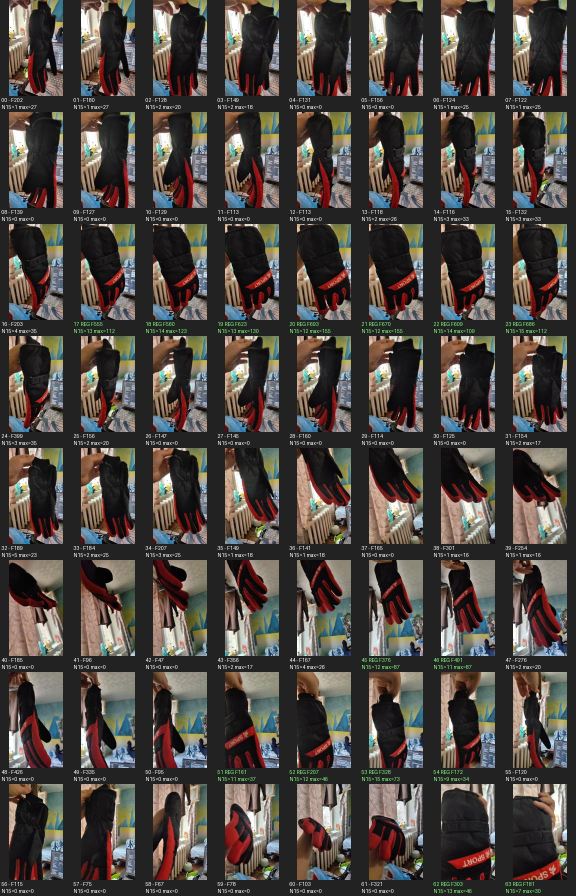
#> input picture dev/analysis/20261022_union_registration/frames_contact.jpg, 1152 x 1792 px (shown at 1/2 size)
$ python -i review_temporal_support.py   (imports and definitions only)
#> lines starting #> are read from the running program, lines starting #| are printed output that depends on the picture
### src/kozlov_lab/geometry/transforms.py
"""Geometric transformations of finite point sets (README section 5).

The four families required by the curriculum, from weakest to strongest:

============  ==============================================  ====================
name          action on a point                               preserved up to
============  ==============================================  ====================
translation   ``x' = x + t``                                   isometry
isometry      ``x' = R x + t``, ``R`` orthogonal, ``det R = 1``  angles, distances
similarity    ``x' = s R x + t``, ``s > 0``                     angles, length ratios
affine        ``x' = A x + t``, ``det A != 0``                   collinearity, parallelism, affine coordinates
============  ==============================================  ====================

A single :class:`AffineTransform` represents all four; :meth:`AffineTransform.classify`
tells you which of them a concrete instance actually is.  This keeps the
"Invariant Explorer" (README section 9) honest: the user drags sliders, and the
laboratory *measures* which properties survived instead of asserting a table.
"""

from __future__ import annotations

from dataclasses import dataclass
import math
from typing import Any, Mapping

import numpy as np

from ..config import FLOAT_TOL
from .points import Point2D, PointSet2D, as_point_array, as_point_matrix

__all__ = [
    "AffineTransform",
    "IDENTITY",
    "rotation_matrix",
    "apply_affine",
]


# --------------------------------------------------------------------------- #
# helpers
# --------------------------------------------------------------------------- #
# [37 lines left out: functions rotation_matrix, apply_affine, not called in this run]


# --------------------------------------------------------------------------- #
# AffineTransform
# --------------------------------------------------------------------------- #
@dataclass(frozen=True, eq=False)
class AffineTransform:
    """An affine map ``T(x) = A x + t`` on ``R^2``.

    The composition convention is "matrix-like": ``(f @ g)(x) = f(g(x))``,
    i.e. ``g`` is applied first.
    """

    matrix: np.ndarray
    translation: np.ndarray

    # -- construction ----------------------------------------------------- #
    def __post_init__(self) -> None:
        mat = np.asarray(self.matrix, dtype=np.float64)
        if mat.shape != (2, 2):
            raise ValueError(f"matrix: expected shape (2, 2), got {mat.shape}")
        if not np.all(np.isfinite(mat)):
            raise ValueError("matrix: entries must be finite")
        vec = np.asarray(self.translation, dtype=np.float64)
        if vec.shape == (2, 1):
            vec = vec.reshape(2)
        if vec.shape != (2,):
            raise ValueError(f"translation: expected shape (2,), got {vec.shape}")
        if not np.all(np.isfinite(vec)):
            raise ValueError("translation: entries must be finite")
        object.__setattr__(self, "matrix", np.ascontiguousarray(mat))
        object.__setattr__(self, "translation", np.ascontiguousarray(vec))

    @classmethod
    def identity(cls) -> "AffineTransform":
        return cls(np.eye(2), np.zeros(2))

    # [181 lines left out: functions translation_of, rotation, scaling, shear, similarity, from_control_points and 3 more, not called in this run]

    def __call__(self, points: Any) -> np.ndarray:
        return self.apply(points)

    # -- algebra ---------------------------------------------------------- #
    # [6 lines left out: function compose, not called in this run]

    def __matmul__(self, inner: "AffineTransform") -> "AffineTransform":
        return self.compose(inner)

    # [6 lines left out: function inverse, not called in this run]

    @property
    def det(self) -> float:
        return float(np.linalg.det(self.matrix))

    @property
    def is_invertible(self) -> bool:
        return abs(self.det) > _relative_det_floor(self.matrix)

    @property
    def singular_values(self) -> np.ndarray:
        return np.linalg.svd(self.matrix, compute_uv=False)

    # [57 lines left out: functions condition_number, scale_factor, classify, invariant_group, rotation_angle_degrees, not called in this run]

    def _is_identity_linear(self, tol: float) -> bool:
        return bool(np.allclose(self.matrix, np.eye(2), atol=tol, rtol=0))

    def _is_zero_translation(self, tol: float) -> bool:
        return bool(np.allclose(self.translation, 0.0, atol=tol, rtol=0))

    # -- UI support ------------------------------------------------------- #
    # [34 lines left out: functions parameters, as_matrix3, __eq__, not called in this run]

    def __hash__(self) -> int:
        return hash((self.matrix.tobytes(), self.translation.tobytes()))

    # [15 lines left out: functions __repr__, to_json, not called in this run]

    @classmethod
    def from_json(cls, payload: Mapping[str, Any]) -> "AffineTransform":
        return cls(payload["matrix"], payload["translation"])


IDENTITY = AffineTransform.identity()


# --------------------------------------------------------------------------- #
# internal helpers
# --------------------------------------------------------------------------- #
# [35 lines left out: functions _is_single_point, _basis_scale, _relative_det_floor, not called in this run]

### scripts/review_temporal_support.py
"""Bounded CPU A/B of object-scoped candidate tracking; never geometry acceptance."""
import argparse
from collections import Counter
import hashlib
import json
import os
from pathlib import Path
import sys
import time

ROOT = Path(__file__).resolve().parents[1]
sys.path[:0] = [str(ROOT), str(ROOT / 'src')]
import numpy as np
from PIL import Image, ImageDraw
from kozlov_lab.stereo.coverage_tracks import track_coverage, profile_for
from kozlov_lab.stereo.temporal_support import DEFAULT_PROFILE
from integrations.demo_pipeline.temporal_review import load_cv

CLIPS = [(49, 62), (77, 90)]
PROFILES = [('before', 'whole-video-incremental-v1'), ('after', 'whole-video-temporal-support-v2')]
COLORS = {'original_mask': '#65ed9b', 'seed': '#56ddff', 'unknown': '#ffcb59',
          'temporal_supported': '#469cff', 'boundary_supported': '#ed85ee'}


def read(path):
    return json.loads(Path(path).read_text(encoding='utf-8'))


def save(path, value):
    Path(path).write_text(json.dumps(value, ensure_ascii=False, allow_nan=False, indent=2) + '\n', encoding='utf-8')


def bind(path):
    path = Path(path).resolve(strict=True)
    return dict(path=str(path), bytes=path.stat().st_size, sha256=hashlib.sha256(path.read_bytes()).hexdigest())


# [55 lines left out: functions verify, view_rows, transitions, render, not called in this run]


def build(source, output):
    start = time.monotonic()
    source = source.resolve(strict=True); output = output.resolve()
    if output.exists() or output.is_relative_to(source) or source.is_relative_to(output):
        raise ValueError('fresh, nonoverlapping output required')
    inputs = read(source / 'INPUTS.json'); source_result = read(source / 'RESULT.json')
    if source_result['status'] != 'PARTIAL_CONDITIONAL_EXPANSION' or not source_result['source_unchanged']:
        raise ValueError('committed incremental coverage source required')
    if inputs['track_profile']['profile_id'] != PROFILES[0][1]:
        raise ValueError('source profile differs')
    frame_map = {f['input_index']: f for f in inputs['frames']}
    if len(frame_map) != len(inputs['frames']): raise ValueError('duplicate indices')
    source_refs = [bind(source / name) for name in ('INPUTS.json', 'RESULT.json')]
    clips = []
    for lo, hi in CLIPS:
        frames = [frame_map[i] for i in range(lo, hi+1)]
        for a, b in zip(frames, frames[1:]):
            if b['decode_index'] != a['decode_index']+1 or b['pts'] <= a['pts'] or b['time_base'] != a['time_base']:
                raise ValueError('nonadjacent video frames')
        for frame in frames:
            source_refs.append(verify(dict(path=frame['path'], sha256=frame['sha256'])))
            mask = frame.get('mask_binding')
            if (frame['original_mask_status'] == 'OK') != bool(mask):
                raise ValueError('mask provenance mismatch')
            if mask: source_refs.append(verify(mask))
        clips.append(frames)
    implementation = [bind(ROOT / p) for p in (
        'scripts/review_temporal_support.py', 'src/kozlov_lab/stereo/coverage_tracks.py',
        'src/kozlov_lab/stereo/temporal_support.py', 'integrations/demo_pipeline/temporal_review.py')]
    cv_refs = []; cv = load_cv(cv_refs)
    if cv is None: raise ValueError('pinned OpenCV unavailable')
    output.mkdir(parents=True)
    plan = dict(status='FROZEN_BEFORE_TRACKING', clips=CLIPS, profiles={name: profile_for(profile_id=p) for name,p in PROFILES},
        support_profile=DEFAULT_PROFILE, expected_tracker_calls=4, unique_frames=28, variant_frame_evaluations=56,
        geometry_calls=0, model_calls=0, implementation=implementation, source_bindings=source_refs,
        runtime_bindings=cv_refs, argv=sys.argv, cwd=os.getcwd(), input_frames=clips,
        threads=2, geometry_accepted=False, quality_status='NOT_EVALUATED',
        sampling='contiguous slices initialized independently; ids are local to clip and variant')
    save(output/'PLAN.json', plan)
    report_clips = []; ledger = []; all_summaries = []
    for frames in clips:
        name = str(frames[0]['input_index']) + '_' + str(frames[-1]['input_index'])
        clip_dir = output/name; clip_dir.mkdir()
        grays=[]; masks=[]
        for frame in frames:
            with Image.open(frame['path']) as image:
                grays.append(np.array(image.convert('L')))
            mask = frame.get('mask_binding')
            if mask:
                with Image.open(mask['path']) as image:
                    if image.mode != 'L': raise ValueError('mask mode differs')
                    masks.append(np.array(image))
            else: masks.append(None)
        variants = {}
        for variant, profile in PROFILES:
            run = clip_dir/variant; run.mkdir()
            t = time.monotonic()
            entry=dict(clip=name, variant=variant, profile=profile, monotonic_start=t, status='RUNNING')
            ledger.append(entry); save(output/'ATTEMPTS.json', ledger)
            tracking = track_coverage(grays,masks,cv,profile_id=profile)
            entry.update(monotonic_end=time.monotonic(),status='RETURNED')
            entry['wall_seconds']=entry['monotonic_end']-t
            save(output/'ATTEMPTS.json', ledger)
            rows=view_rows(tracking,frames)
            save(run/'TRACKS.json',tracking); save(run/'FRAMES.json',rows)
            reasons=Counter(reason for row in rows for p in row['points'] for reason in (p['proof'] or {}).get('reasons',[]))
            summary=dict(clip=name,variant=variant,tracks=len(tracking['tracks']),observations=sum(len(r['points']) for r in rows),
                states=dict(Counter(p['state'] for r in rows for p in r['points'])),
                support_rejection_reasons=dict(reasons), transitions=transitions(rows), wall_seconds=entry['wall_seconds'])
            save(run/'SUMMARY.json',summary);all_summaries.append(summary)
            compact=[]
            for frame,row in zip(frames,rows):
                png=run/(str(frame['input_index'])+'.png')
                render(frame,row,png,variant.upper()+' | frame '+str(frame['input_index']))
                compact.append(dict(index=frame['input_index'],image=png.relative_to(output).as_posix(),
                    status=row['source_mask_status'],counts=row['counts'],active=len(row['points']),
                    seeded=row['coverage']['seeded'],tracked=row['coverage']['tracked']))
            variants[variant]=compact
        for index in (57,81,84):
            if index not in [f['input_index'] for f in frames]:continue
            panels=[Image.open(clip_dir/v/(str(index)+'.png')).convert('RGB') for v,_ in PROFILES]
            board=Image.new('RGB',(panels[0].width*2,panels[0].height))
            for n,panel in enumerate(panels):board.paste(panel,(n*panel.width,0))
            board.save(output/('comparison_'+str(index)+'.png'))
        report_clips.append(dict(name=name,variants=variants))
    for ref in source_refs+implementation: verify(ref)
    data=json.dumps(dict(clips=report_clips,summaries=all_summaries),ensure_ascii=False,allow_nan=False).replace('<','\\u003c')
    document=TEMPLATE.replace('__DATA__',data)
    (output/'index.html').write_text(document,encoding='utf-8')
    js=document.split('<script>')[1].split('</script>')[0]
    (output/'report.js').write_text(js,encoding='utf-8')
    result=dict(status='REAL_CPU_AB_COMPARISON', tracker_calls=len(ledger), summaries=all_summaries,
        unique_frames=28,variant_frame_evaluations=56,source_bindings_verified=len(source_refs),sources_unchanged=True,
        geometry_calls=0,model_calls=0,geometry_accepted=False,quality_status='NOT_EVALUATED',
        physical_identity_verified=False,wall_seconds=time.monotonic()-start,report=bind(output/'index.html'),
        full_video_run=False,ui_interaction='NOT_VERIFIED',
        limitations=['Slice warmup differs from full-video state','No hand/occluder ground truth',
            'Unknown or boundary-supported points are not new verified foreground or geometry'])
    save(output/'RESULT.json',result)
    return result


TEMPLATE='''<!doctype html><html lang="zh"><meta charset="utf-8"><title>轮廓缺失时的时序支持：真实片段对比</title>
<style>body{background:#10232d;color:#eaf3f7;font:16px/1.7 system-ui;margin:24px auto;max-width:1250px;padding:0 18px}a{color:#8bd8ff}button,select{font:inherit;padding:6px 15px}input{width:100%}.pair{display:grid;grid-template-columns:1fr 1fr;gap:16px}.pair img{width:100%;height:auto}pre{white-space:pre-wrap}.note{border-left:4px solid #ffd25e;padding:10px 18px;background:#18343f}#stats{min-height:90px}</style>
<h1>轮廓未知时，保留经过检查的运动候选</h1>
<p class="note">真实 PPP 视频的两段连续切片：49–62、77–90。左右采用相同图像和原始 SAM 结果，分别重新初始化。蓝点有额外时序证据，但物体身份仍待确认；不会把黄色改成已验证的绿色，也没有生成新三维。</p>
<p><span style="color:#65ed9b">● 原始轮廓内</span>　<span style="color:#56ddff">● 新点</span>　<span style="color:#469cff">● 时序支持候选</span>　<span style="color:#ed85ee">● 边界延续候选</span>　<span style="color:#ffcb59">● 轮廓未知、支持不足</span></p>
<select id="clip"></select> <button id="prev">上一帧</button> <button id="play">播放</button> <button id="next">下一帧</button>
<input type="range" id="slider" min="0" step="1"><p id="position"></p>
<div class="pair"><section><h2>修复前 v1</h2><img id="before" alt="原方案真实轨迹"><pre id="left"></pre></section><section><h2>时序支持 v2</h2><img id="after" alt="新方案真实轨迹"><pre id="right"></pre></section></div>
<p>仅保留实际光流坐标，不画预测点。边界最多延续6像素、3帧；轮廓缺失时支持最多6帧。未知区间不能播种新点，返回轮廓后另开几何段。手指与物体共同运动仍可能通过检查，不能据此宣称没有误匹配。</p>
<p><a href="RESULT.json">结果与限制</a> · <a href="PLAN.json">冻结输入及规则</a> · <a href="ATTEMPTS.json">实际执行记录</a></p>
<script>const data=__DATA__;let ci=0,fi=0,playing=false,timer=null;
const clips=document.getElementById('clip'),slider=document.getElementById('slider');
data.clips.forEach((c,i)=>{const o=document.createElement('option');o.value=i;o.textContent='切片 '+c.name;clips.append(o);});
function show(){const c=data.clips[ci];slider.max=c.variants.before.length-1;slider.value=fi;const b=c.variants.before[fi],a=c.variants.after[fi];document.getElementById('position').textContent=`原始视频帧 ${a.index}；SAM状态 ${a.status}`;for(const [v,id]of [['before','left'],['after','right']]){const row=c.variants[v][fi];document.getElementById(v).src=row.image;document.getElementById(id).textContent=`有效观测 ${row.active}；延续 ${row.tracked}；新增 ${row.seeded}\\n`+JSON.stringify(row.counts,null,2);}}
function stop(){playing=false;clearTimeout(timer);document.getElementById('play').textContent='播放';}
function tick(){if(!playing)return;fi=(fi+1)%data.clips[ci].variants.before.length;show();timer=setTimeout(tick,180);}
clips.onchange=()=>{stop();ci=Number(clips.value);fi=0;show();};slider.oninput=()=>{stop();fi=Number(slider.value);show();};
document.getElementById('prev').onclick=()=>{stop();fi=Math.max(0,fi-1);show();};document.getElementById('next').onclick=()=>{stop();fi=Math.min(data.clips[ci].variants.before.length-1,fi+1);show();};document.getElementById('play').onclick=()=>{if(playing)stop();else{playing=true;document.getElementById('play').textContent='暂停';tick();}};show();</script></html>'''


# [10 lines not run here, left out]

>>> import cv2
>>> picture = cv2.imread('../dev/analysis/20261022_union_registration/frames_contact.jpg', cv2.IMREAD_GRAYSCALE)
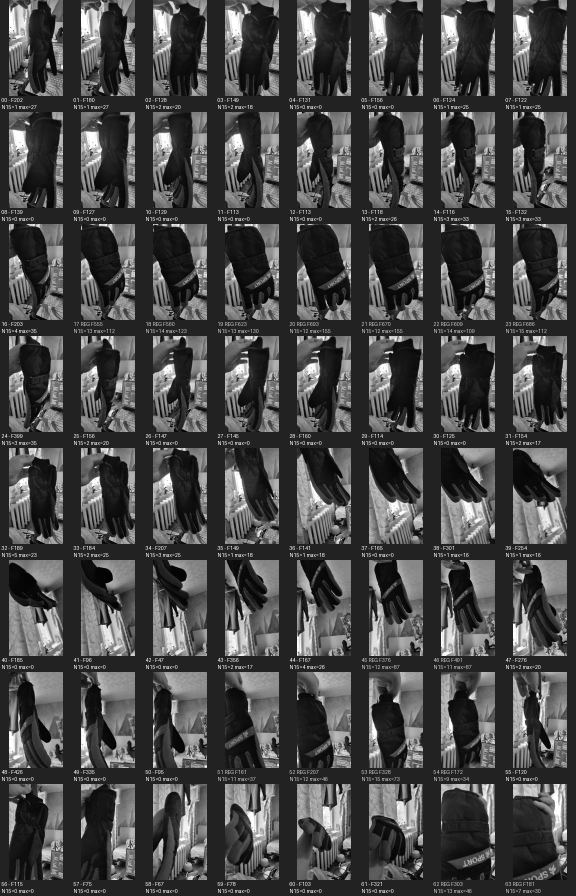
#> picture: shape (1792, 1152) (shown at 1/2 size); min 0, max 255, mean 70.2
>>> result = build(picture, 'out.png')
#> (the run stopped early here; a loop or call above may not have finished)
